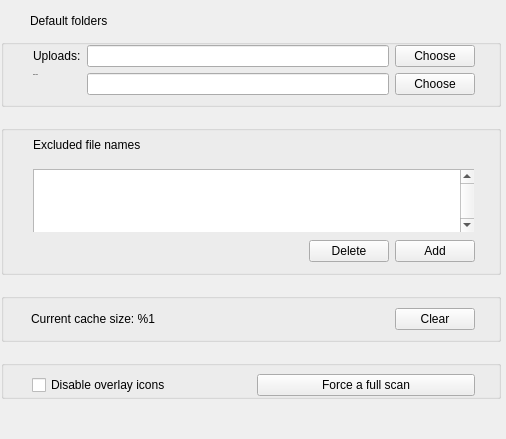
     <widget class="QWidget" name="pAdvanced">
      <layout class="QVBoxLayout" name="verticalLayout_13">
       <property name="spacing">
        <number>8</number>
       </property>
       <property name="leftMargin">
        <number>1</number>
       </property>
       <property name="topMargin">
        <number>14</number>
       </property>
       <property name="rightMargin">
        <number>5</number>
       </property>
       <property name="bottomMargin">
        <number>0</number>
       </property>
       <item>
        <widget class="QLabel" name="label_11">
         <property name="sizePolicy">
          <sizepolicy hsizetype="Preferred" vsizetype="Maximum">
           <horstretch>0</horstretch>
           <verstretch>0</verstretch>
          </sizepolicy>
         </property>
         <property name="styleSheet">
          <string notr="true">padding-left: 26px;
padding-bottom: 3px;</string>
         </property>
         <property name="text">
          <string>Default folders</string>
         </property>
        </widget>
       </item>
       <item>
        <widget class="QGroupBox" name="groupBox_2">
         <property name="sizePolicy">
          <sizepolicy hsizetype="Preferred" vsizetype="Maximum">
           <horstretch>0</horstretch>
           <verstretch>0</verstretch>
          </sizepolicy>
         </property>
         <property name="title">
          <string/>
         </property>
         <property name="flat">
          <bool>true</bool>
         </property>
         <layout class="QFormLayout" name="formLayout_2">
          <property name="leftMargin">
           <number>29</number>
          </property>
          <property name="topMargin">
           <number>0</number>
          </property>
          <property name="rightMargin">
           <number>4</number>
          </property>
          <property name="bottomMargin">
           <number>9</number>
          </property>
          <item row="1" column="1">
           <widget class="QWidget" name="widget" native="true">
            <property name="sizePolicy">
             <sizepolicy hsizetype="Preferred" vsizetype="Maximum">
              <horstretch>0</horstretch>
              <verstretch>0</verstretch>
             </sizepolicy>
            </property>
            <layout class="QHBoxLayout" name="horizontalLayout_17">
             <property name="leftMargin">
              <number>0</number>
             </property>
             <property name="topMargin">
              <number>0</number>
             </property>
             <property name="rightMargin">
              <number>19</number>
             </property>
             <property name="bottomMargin">
              <number>0</number>
             </property>
             <item>
              <widget class="QLineEdit" name="eUploadFolder">
               <property name="readOnly">
                <bool>true</bool>
               </property>
              </widget>
             </item>
             <item>
              <widget class="QPushButton" name="bUploadFolder">
               <property name="sizePolicy">
                <sizepolicy hsizetype="Minimum" vsizetype="Preferred">
                 <horstretch>0</horstretch>
                 <verstretch>0</verstretch>
                </sizepolicy>
               </property>
               <property name="minimumSize">
                <size>
                 <width>0</width>
                 <height>0</height>
                </size>
               </property>
               <property name="text">
                <string>Choose</string>
               </property>
               <property name="autoDefault">
                <bool>false</bool>
               </property>
              </widget>
             </item>
            </layout>
           </widget>
          </item>
          <item row="2" column="1">
           <widget class="QWidget" name="widget_16" native="true">
            <property name="sizePolicy">
             <sizepolicy hsizetype="Preferred" vsizetype="Maximum">
              <horstretch>0</horstretch>
              <verstretch>0</verstretch>
             </sizepolicy>
            </property>
            <layout class="QHBoxLayout" name="horizontalLayout_20">
             <property name="leftMargin">
              <number>0</number>
             </property>
             <property name="topMargin">
              <number>0</number>
             </property>
             <property name="rightMargin">
              <number>19</number>
             </property>
             <property name="bottomMargin">
              <number>0</number>
             </property>
             <item>
              <widget class="QLineEdit" name="eDownloadFolder">
               <property name="readOnly">
                <bool>true</bool>
               </property>
              </widget>
             </item>
             <item>
              <widget class="QPushButton" name="bDownloadFolder">
               <property name="sizePolicy">
                <sizepolicy hsizetype="Minimum" vsizetype="Preferred">
                 <horstretch>0</horstretch>
                 <verstretch>0</verstretch>
                </sizepolicy>
               </property>
               <property name="minimumSize">
                <size>
                 <width>0</width>
                 <height>0</height>
                </size>
               </property>
               <property name="text">
                <string>Choose</string>
               </property>
               <property name="autoDefault">
                <bool>false</bool>
               </property>
              </widget>
             </item>
            </layout>
           </widget>
          </item>
          <item row="1" column="0">
           <widget class="QLabel" name="lUploadFolder">
            <property name="text">
             <string>Uploads:</string>
            </property>
           </widget>
          </item>
          <item row="2" column="0">
           <widget class="QLabel" name="lDownloadFolder">
            <property name="font">
             <font>
              <pointsize>-1</pointsize>
             </font>
            </property>
            <property name="text">
             <string>Downloads:</string>
            </property>
           </widget>
          </item>
         </layout>
        </widget>
       </item>
       <item>
        <widget class="QToolButton" name="toolButton_5">
         <property name="sizePolicy">
          <sizepolicy hsizetype="Preferred" vsizetype="Preferred">
           <horstretch>0</horstretch>
           <verstretch>0</verstretch>
          </sizepolicy>
         </property>
         <property name="minimumSize">
          <size>
           <width>500</width>
           <height>2</height>
          </size>
         </property>
         <property name="maximumSize">
          <size>
           <width>500</width>
           <height>2</height>
          </size>
         </property>
         <property name="styleSheet">
          <string notr="true">border:none;
background:transparent;</string>
         </property>
         <property name="text">
          <string/>
         </property>
         <property name="icon">
          <iconset resource="../Resources_linux.qrc">
           <normaloff>:/images/separator line.png</normaloff>:/images/separator line.png</iconset>
         </property>
         <property name="iconSize">
          <size>
           <width>500</width>
           <height>2</height>
          </size>
         </property>
        </widget>
       </item>
       <item>
        <widget class="QGroupBox" name="groupBox_5">
         <property name="sizePolicy">
          <sizepolicy hsizetype="Preferred" vsizetype="MinimumExpanding">
           <horstretch>0</horstretch>
           <verstretch>0</verstretch>
          </sizepolicy>
         </property>
         <property name="title">
          <string/>
         </property>
         <property name="flat">
          <bool>true</bool>
         </property>
         <layout class="QVBoxLayout" name="verticalLayout_14">
          <property name="spacing">
           <number>5</number>
          </property>
          <property name="leftMargin">
           <number>29</number>
          </property>
          <property name="topMargin">
           <number>7</number>
          </property>
          <property name="rightMargin">
           <number>23</number>
          </property>
          <property name="bottomMargin">
           <number>10</number>
          </property>
          <item>
           <widget class="QLabel" name="lExcludedFiles">
            <property name="sizePolicy">
             <sizepolicy hsizetype="Preferred" vsizetype="Maximum">
              <horstretch>0</horstretch>
              <verstretch>0</verstretch>
             </sizepolicy>
            </property>
            <property name="styleSheet">
             <string notr="true"/>
            </property>
            <property name="text">
             <string>Excluded file names</string>
            </property>
            <property name="indent">
             <number>0</number>
            </property>
           </widget>
          </item>
          <item>
           <widget class="QWidget" name="widget_12" native="true">
            <property name="sizePolicy">
             <sizepolicy hsizetype="Expanding" vsizetype="Preferred">
              <horstretch>0</horstretch>
              <verstretch>0</verstretch>
             </sizepolicy>
            </property>
            <property name="minimumSize">
             <size>
              <width>441</width>
              <height>75</height>
             </size>
            </property>
            <property name="maximumSize">
             <size>
              <width>441</width>
              <height>75</height>
             </size>
            </property>
            <layout class="QVBoxLayout" name="verticalLayout_18">
             <property name="leftMargin">
              <number>0</number>
             </property>
             <property name="topMargin">
              <number>12</number>
             </property>
             <property name="rightMargin">
              <number>1</number>
             </property>
             <property name="bottomMargin">
              <number>3</number>
             </property>
             <item>
              <widget class="QListWidget" name="lExcludedNames">
               <property name="sizePolicy">
                <sizepolicy hsizetype="Expanding" vsizetype="Preferred">
                 <horstretch>0</horstretch>
                 <verstretch>0</verstretch>
                </sizepolicy>
               </property>
               <property name="minimumSize">
                <size>
                 <width>442</width>
                 <height>64</height>
                </size>
               </property>
               <property name="maximumSize">
                <size>
                 <width>442</width>
                 <height>64</height>
                </size>
               </property>
               <property name="styleSheet">
                <string notr="true">margin:0px;</string>
               </property>
               <property name="verticalScrollBarPolicy">
                <enum>Qt::ScrollBarAlwaysOn</enum>
               </property>
               <property name="horizontalScrollBarPolicy">
                <enum>Qt::ScrollBarAlwaysOff</enum>
               </property>
               <property name="selectionMode">
                <enum>QAbstractItemView::ExtendedSelection</enum>
               </property>
               <property name="resizeMode">
                <enum>QListView::Adjust</enum>
               </property>
               <property name="selectionRectVisible">
                <bool>false</bool>
               </property>
              </widget>
             </item>
            </layout>
           </widget>
          </item>
          <item>
           <widget class="QWidget" name="widget_2" native="true">
            <property name="maximumSize">
             <size>
              <width>16777215</width>
              <height>26</height>
             </size>
            </property>
            <layout class="QHBoxLayout" name="horizontalLayout_10">
             <property name="leftMargin">
              <number>0</number>
             </property>
             <property name="topMargin">
              <number>3</number>
             </property>
             <property name="rightMargin">
              <number>0</number>
             </property>
             <property name="bottomMargin">
              <number>0</number>
             </property>
             <item>
              <spacer name="horizontalSpacer_3">
               <property name="orientation">
                <enum>Qt::Horizontal</enum>
               </property>
               <property name="sizeHint" stdset="0">
                <size>
                 <width>40</width>
                 <height>20</height>
                </size>
               </property>
              </spacer>
             </item>
             <item>
              <widget class="QPushButton" name="bDeleteName">
               <property name="sizePolicy">
                <sizepolicy hsizetype="Preferred" vsizetype="Fixed">
                 <horstretch>0</horstretch>
                 <verstretch>0</verstretch>
                </sizepolicy>
               </property>
               <property name="minimumSize">
                <size>
                 <width>0</width>
                 <height>0</height>
                </size>
               </property>
               <property name="text">
                <string>Delete</string>
               </property>
               <property name="autoDefault">
                <bool>false</bool>
               </property>
              </widget>
             </item>
             <item>
              <widget class="QPushButton" name="bAddName">
               <property name="sizePolicy">
                <sizepolicy hsizetype="Minimum" vsizetype="Preferred">
                 <horstretch>0</horstretch>
                 <verstretch>0</verstretch>
                </sizepolicy>
               </property>
               <property name="minimumSize">
                <size>
                 <width>0</width>
                 <height>0</height>
                </size>
               </property>
               <property name="text">
                <string>Add</string>
               </property>
               <property name="autoDefault">
                <bool>false</bool>
               </property>
              </widget>
             </item>
            </layout>
           </widget>
          </item>
         </layout>
        </widget>
       </item>
       <item>
        <widget class="QToolButton" name="toolButton_6">
         <property name="sizePolicy">
          <sizepolicy hsizetype="Preferred" vsizetype="Preferred">
           <horstretch>0</horstretch>
           <verstretch>0</verstretch>
          </sizepolicy>
         </property>
         <property name="minimumSize">
          <size>
           <width>500</width>
           <height>2</height>
          </size>
         </property>
         <property name="maximumSize">
          <size>
           <width>500</width>
           <height>2</height>
          </size>
         </property>
         <property name="styleSheet">
          <string notr="true">border:none;
background:transparent;</string>
         </property>
         <property name="text">
          <string/>
         </property>
         <property name="icon">
          <iconset resource="../Resources_linux.qrc">
           <normaloff>:/images/separator line.png</normaloff>:/images/separator line.png</iconset>
         </property>
         <property name="iconSize">
          <size>
           <width>500</width>
           <height>2</height>
          </size>
         </property>
        </widget>
       </item>
       <item>
        <widget class="QGroupBox" name="gCache">
         <property name="sizePolicy">
          <sizepolicy hsizetype="Preferred" vsizetype="Maximum">
           <horstretch>0</horstretch>
           <verstretch>0</verstretch>
          </sizepolicy>
         </property>
         <property name="styleSheet">
          <string notr="true"/>
         </property>
         <property name="title">
          <string/>
         </property>
         <property name="flat">
          <bool>true</bool>
         </property>
         <layout class="QHBoxLayout" name="horizontalLayout_11">
          <property name="spacing">
           <number>0</number>
          </property>
          <property name="leftMargin">
           <number>27</number>
          </property>
          <property name="topMargin">
           <number>9</number>
          </property>
          <property name="rightMargin">
           <number>23</number>
          </property>
          <property name="bottomMargin">
           <number>9</number>
          </property>
          <item>
           <widget class="QLabel" name="lCacheSize">
            <property name="sizePolicy">
             <sizepolicy hsizetype="Preferred" vsizetype="Maximum">
              <horstretch>0</horstretch>
              <verstretch>0</verstretch>
             </sizepolicy>
            </property>
            <property name="text">
             <string>Current cache size: %1</string>
            </property>
            <property name="margin">
             <number>2</number>
            </property>
           </widget>
          </item>
          <item>
           <spacer name="horizontalSpacer_5">
            <property name="orientation">
             <enum>Qt::Horizontal</enum>
            </property>
            <property name="sizeHint" stdset="0">
             <size>
              <width>40</width>
              <height>10</height>
             </size>
            </property>
           </spacer>
          </item>
          <item>
           <widget class="QPushButton" name="bClearCache">
            <property name="sizePolicy">
             <sizepolicy hsizetype="Minimum" vsizetype="Preferred">
              <horstretch>0</horstretch>
              <verstretch>0</verstretch>
             </sizepolicy>
            </property>
            <property name="minimumSize">
             <size>
              <width>0</width>
              <height>0</height>
             </size>
            </property>
            <property name="text">
             <string>Clear</string>
            </property>
            <property name="autoDefault">
             <bool>false</bool>
            </property>
           </widget>
          </item>
         </layout>
        </widget>
       </item>
       <item>
        <widget class="QToolButton" name="lCacheSeparator">
         <property name="sizePolicy">
          <sizepolicy hsizetype="Preferred" vsizetype="Preferred">
           <horstretch>0</horstretch>
           <verstretch>0</verstretch>
          </sizepolicy>
         </property>
         <property name="minimumSize">
          <size>
           <width>500</width>
           <height>2</height>
          </size>
         </property>
         <property name="maximumSize">
          <size>
           <width>500</width>
           <height>2</height>
          </size>
         </property>
         <property name="styleSheet">
          <string notr="true">border:none;
background:transparent;</string>
         </property>
         <property name="text">
          <string/>
         </property>
         <property name="icon">
          <iconset resource="../Resources_linux.qrc">
           <normaloff>:/images/separator line.png</normaloff>:/images/separator line.png</iconset>
         </property>
         <property name="iconSize">
          <size>
           <width>500</width>
           <height>2</height>
          </size>
         </property>
        </widget>
       </item>
       <item>
        <widget class="QGroupBox" name="groupBox_6">
         <property name="sizePolicy">
          <sizepolicy hsizetype="Preferred" vsizetype="Maximum">
           <horstretch>0</horstretch>
           <verstretch>0</verstretch>
          </sizepolicy>
         </property>
         <property name="minimumSize">
          <size>
           <width>0</width>
           <height>0</height>
          </size>
         </property>
         <property name="title">
          <string/>
         </property>
         <property name="flat">
          <bool>true</bool>
         </property>
         <layout class="QHBoxLayout" name="horizontalLayout_15">
          <property name="leftMargin">
           <number>28</number>
          </property>
          <property name="topMargin">
           <number>8</number>
          </property>
          <property name="rightMargin">
           <number>23</number>
          </property>
          <property name="bottomMargin">
           <number>0</number>
          </property>
          <item>
           <widget class="QCheckBox" name="cOverlayIcons">
            <property name="sizePolicy">
             <sizepolicy hsizetype="Preferred" vsizetype="Fixed">
              <horstretch>0</horstretch>
              <verstretch>0</verstretch>
             </sizepolicy>
            </property>
            <property name="text">
             <string>Disable overlay icons</string>
            </property>
           </widget>
          </item>
          <item>
           <widget class="QPushButton" name="bFullCheck">
            <property name="sizePolicy">
             <sizepolicy hsizetype="Minimum" vsizetype="Preferred">
              <horstretch>0</horstretch>
              <verstretch>0</verstretch>
             </sizepolicy>
            </property>
            <property name="minimumSize">
             <size>
              <width>0</width>
              <height>0</height>
             </size>
            </property>
            <property name="text">
             <string>Force a full scan</string>
            </property>
            <property name="autoDefault">
             <bool>false</bool>
            </property>
           </widget>
          </item>
         </layout>
        </widget>
       </item>
       <item>
        <spacer name="verticalSpacer_4">
         <property name="orientation">
          <enum>Qt::Vertical</enum>
         </property>
         <property name="sizeHint" stdset="0">
          <size>
           <width>20</width>
           <height>40</height>
          </size>
         </property>
        </spacer>
       </item>
      </layout>
     </widget>
